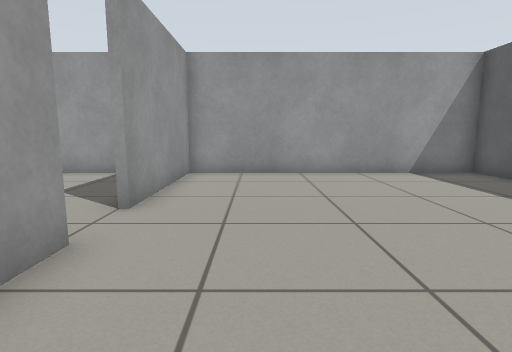
[1] (above)

12 first-person views from a walk through a robot-simulator world made for Gazebo. The camera is 0.68 m above the floor, tilts 8° down and sees 80° across. The floor is counted in squares, 0.5 m on a side. Each view is taken from the middle of a square. On the plan, view 1 faces up. The plan holds only what a view shows up to about 14 squares ahead; the rest is blank.

[2]
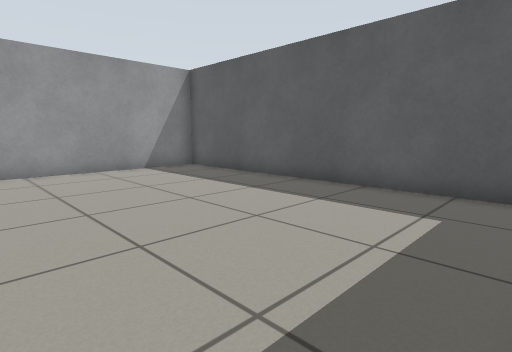

[3]
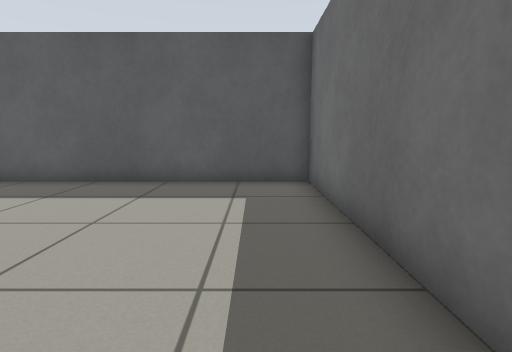

[4]
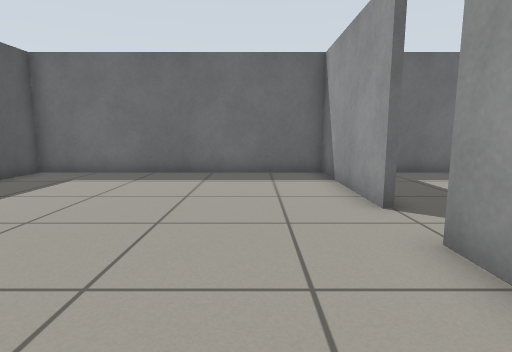

[5]
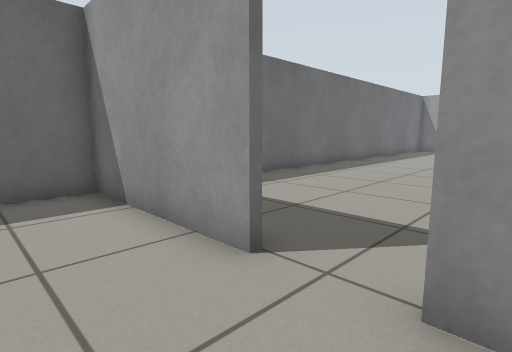

[6]
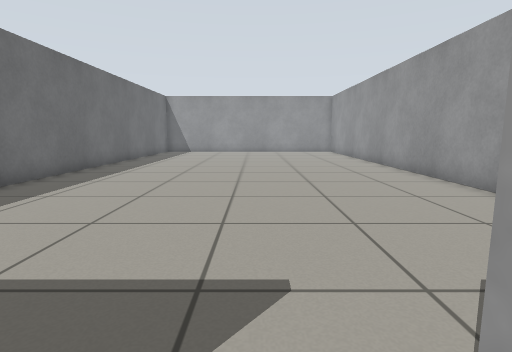

[7]
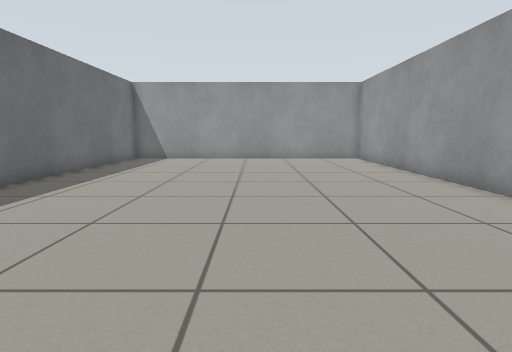

[8]
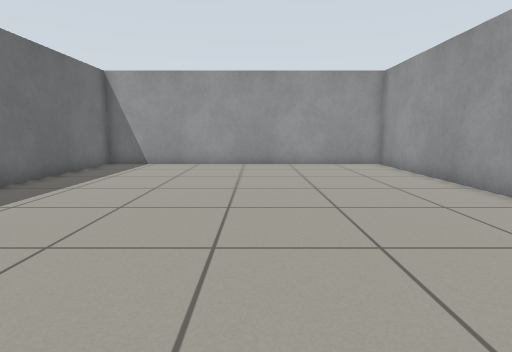

[9]
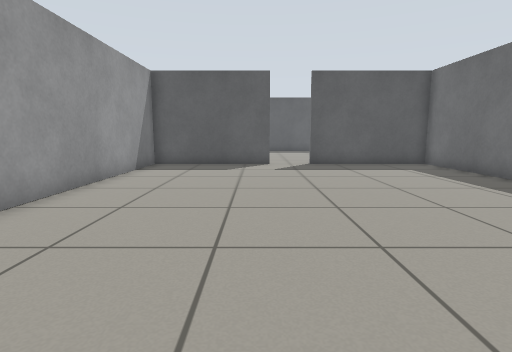

[10]
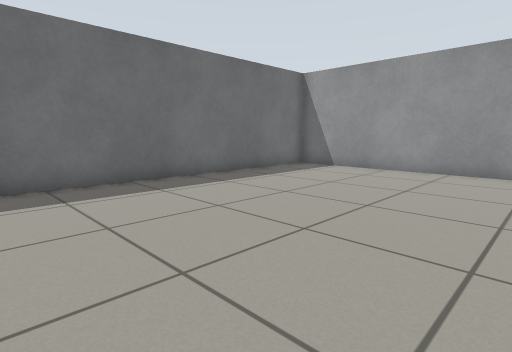

[11]
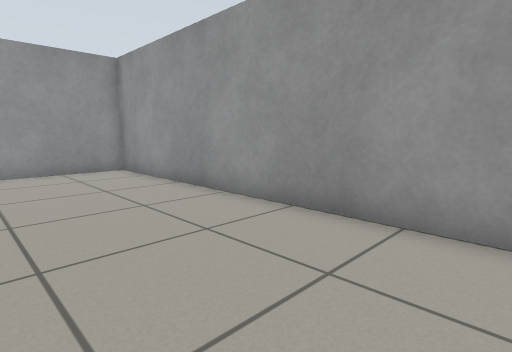

[12]
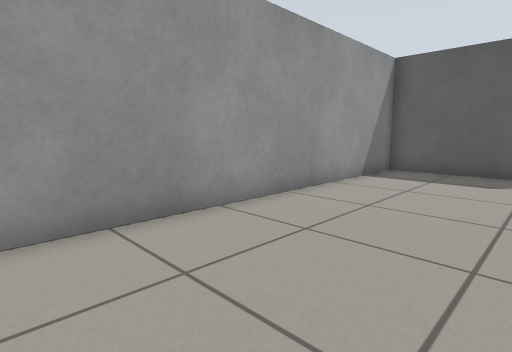

### Floor plan
Ten units are one square. View 1 is at (0, 0); x grows to the right and y downward. Boxes are objects, and circles mark ways between rooms. Rooms are numbered by the first view taken in them; rooms with no view inside come last. Other rooms are left out.
<svg viewBox="-250 -110 330 130">
<path fill="none" stroke="#000" d="M-23 -36 -23 15 75 15 75 -105 -20 -105M-23 -105 -23 -54M-25 -54 -25 -105M-20 -105 -245 -105 -245 15 -25 15 -25 -36"/>
<circle cx="-20" cy="-45" r="3" fill="#2a7"/>
<text x="30" y="-50">1</text>
<text x="-140" y="-50">2</text>
</svg>
Room 1 opens to room 2.

Where each view was taken, in squares from view 1:
view 1: 0 up, 0 right, facing up
view 2: 1 down, 0 right, facing up-right
view 3: 0 up, 1 left, facing right
view 4: 9 up, 0 right, facing down
view 5: 6 up, 0 right, facing down-left
view 6: 5 up, 2 left, facing left
view 7: 5 up, 8 left, facing left
view 8: 5 up, 11 left, facing left
view 9: 6 up, 16 left, facing right
view 10: 7 up, 13 left, facing down-left
view 11: 6 up, 13 left, facing up-left
view 12: 6 up, 14 left, facing up-right
